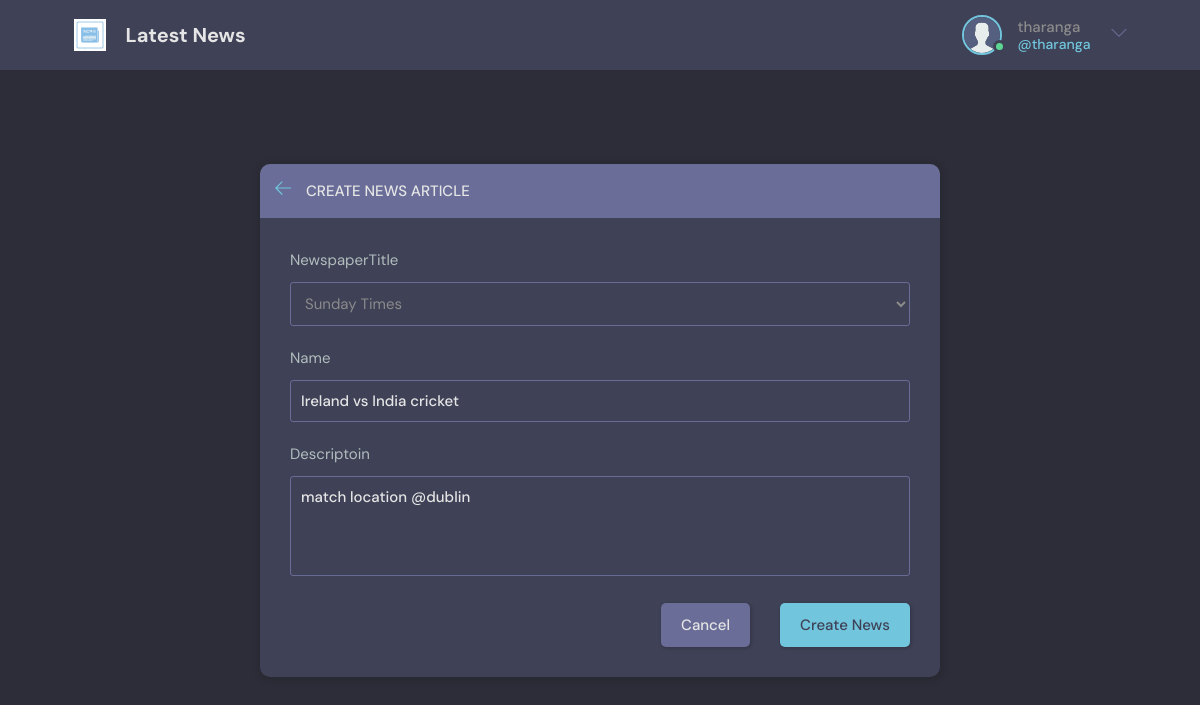
The page /update-newspaper/6/ (signed in) on the database its author committed.
### base/models.py (models this page shows, shortened)
class NewsArtical(models.Model):
    newsAdmin = models.ForeignKey(User, on_delete=models.SET_NULL, null=True)
    newspaperTitle = models.ForeignKey(NewspaperTitle, on_delete=models.SET_NULL, null=True)
    name = models.CharField(max_length=100)
    descriptoin = models.TextField(null=True, blank=True)
    subscribers = models.ManyToManyField(
        User, related_name='subscribers', blank=True
    )
    updatedAt = models.DateTimeField(auto_now=True)
    createdAt = models.DateTimeField(auto_now_add=True)
    class Meta:
        ordering = ['-updatedAt']

### base/views.py (the view)
# urls.py: path('update-newspaper/<str:pk>/', views.newspaper_update, name="update-newspaper"),
@login_required(login_url="login")
def newspaper_update(request, pk):
    newspaper = NewsArtical.objects.get(id=pk)
    form = NewsPaperForm(instance=newspaper)
    if request.method == 'POST':
        form = NewsPaperForm(request.POST, instance=newspaper)
        if form.is_valid:
            form.save()
            return redirect('home')
    updateNewsPaper = {'form': form}
    return render(request, 'base/form_newspaper.html', updateNewsPaper)

### base/forms.py
class NewsPaperForm(ModelForm):
    class Meta:
        model = NewsArtical
        fields = '__all__'
        exclude = ['newsAdmin', 'subscribers']

### base/models.py (called while the page is built)
    def __str__(self):
        return self.name

### base/templates/base/form_newspaper.html (shortened to what this page needs)
{% extends 'main.html' %}
{% block content %}
  <main class="create-room layout">
    <div class="container">
      <div class="layout__box">
        <div class="layout__boxHeader">
          <div class="layout__boxTitle">
            <a href="{% url 'home' %}">
              <svg version="1.1" xmlns="http://www.w3.org/2000/svg" width="32" height="32" viewBox="0 0 32 32">
                <title>arrow-left</title>
                <path
                  d="M13.723 2.286l-13.723 13.714 13.719 13.714 1.616-1.611-10.96-10.96h27.625v-2.286h-27.625l10.965-10.965-1.616-1.607z">
                </path>
              </svg>
            </a>
            <h3>Create News Article</h3>
          </div>
        </div>
        <div class="layout__body">
          <form method="POST" class="form" action="#">
            {% for field in form %}
            <div class="form__group">
              <label for="room_name">{{ field.label}}</label>
              {{ field }}
            </div>
            {% endfor %}
            <div class="form__action">
              <a class="btn btn--dark" href="{% url 'home' %}">Cancel</a>
              <button class="btn btn--main" type="submit">Create News</button>
            </div>
          </form>
        </div>
      </div>
    </div>
  </main>
  {% endblock content %}

### templates/navbar.html (shortened to what this page needs)
{% load static %}
<header class="header header--loggedIn">
    <div class="container">
      <a href="{% url 'home'%}" class="header__logo">
        <img src="{% static 'images/newslogo.webp' %}" />
        <h1>Latest News</h1>
      </a>
      <nav class="header__menu">
        {% if request.user.is_authenticated %}
        <div class="header__user">
          <a href="{% url 'update-user' %}">
            <div class="avatar avatar--medium active">
              <img src="{% static 'images/avatar.svg' %}" />
            </div>
            <p>{{request.user.username}} <span>@{{request.user.username}}</span></p>
          </a>
          <button class="dropdown-button">
            <svg version="1.1" xmlns="http://www.w3.org/2000/svg" width="32" height="32" viewBox="0 0 32 32">
              <title>chevron-down</title>
              <path d="M16 21l-13-13h-3l16 16 16-16h-3l-13 13z"></path>
            </svg>
          </button>
        </div>
        {% else %}
        <a href="{% url 'login' %}">
          <img src="{% static 'images/user.svg' %}" />
          <p>Login</p>
        </a>
        {% endif %}
      </nav>
    </div>
  </header>

### static/css/style.css (style rules this page uses)
:root { --color-main: #71c6dd; --color-main-light: #e1f6fb; --color-dark: #3f4156; --color-dark-medium: #51546e; --color-dark-light: #696d97; --color-light: #e5e5e5; --color-gray: #8b8b8b; --color-light-gray: #b2bdbd; --color-bg: #2d2d39; --color-success: #5dd693; --color-error: #fc4b0b; }
* { font-family: "DM Sans", -apple-system, BlinkMacSystemFont, "Segoe UI", Roboto, Oxygen, Ubuntu, Cantarell, "Open Sans", "Helvetica Neue", sans-serif; margin: 0; padding: 0; box-sizing: border-box; text-rendering: optimizeLegibility; font-size: inherit; }
html { font-size: 56.25%; }
@media only screen and (min-width: 1200px) { html { font-size: 62.5%; } }
body { line-height: 1.6; font-weight: 400; font-size: 1.5rem; color: var(--color-light-gray); background-color: var(--color-bg); min-height: 100vh; }
img { width: 100%; }
a { display: inline-block; color: var(--color-main); text-decoration: none; }
.container { max-width: 120rem; width: 90%; margin: auto; }
.btn { background-color: transparent; border: none; display: inline-flex; align-items: center; gap: 1rem; cursor: pointer; transition: all ease-in-out 0.3s; padding: 1rem 2rem; border-radius: 5px; box-shadow: 1px 1px 3px 1px rgba(0, 0, 0, 0.15); font-weight: 500; }
.btn--main { background-color: var(--color-main); color: var(--color-dark); }
.btn--dark { background-color: var(--color-dark-light); color: var(--color-light); }
.avatar { position: relative; display: inline-block; border-radius: 50%; border: 2px solid var(--color-main); }
.avatar img { display: block; border-radius: 50%; object-fit: cover; object-position: center; }
.avatar::after { content: ""; display: block; position: absolute; background-color: var(--color-gray); z-index: 111; border-radius: 50%; border: 0.3rem solid var(--color-dark); }
.avatar.active::after { background-color: var(--color-success); }
.avatar.avatar--medium img { width: 3.6rem; height: 3.6rem; border-radius: 50%; }
.avatar.avatar--medium:after { width: 0.7rem; height: 0.7rem; bottom: 0px; right: -6px; }
.header { padding: 1.5rem; background-color: var(--color-dark); }
.header > .container { display: flex; gap: 9.5rem; }
.header__logo, .header__user { display: flex; gap: 2rem; align-items: center; }
.header__logo > img { height: 3.2rem; width: 3.2rem; }
.header__logo > h1 { font-weight: 700; font-size: 2rem; color: var(--color-light); }
.header__menu { margin-left: auto; position: relative; }
.header__menu a { display: flex; gap: 1.5rem; align-items: center; font-weight: 500; text-decoration: none; color: var(--color-gray); }
.header__menu img { height: 3.6rem; }
.header__menu p { line-height: 1.2; }
.header__menu span { color: var(--color-main); font-weight: 500; font-size: 1.4rem; display: block; }
.header__menu svg { width: 1.6rem; height: 1.6rem; fill: var(--color-dark-light); }
.dropdown-button { background: transparent; border: 0; outline: 0; cursor: pointer; }
.layout { margin-top: 2.4rem; }
.layout > .container { display: flex; justify-content: space-between; align-items: flex-start; }
.layout__box { width: 90%; max-width: 48rem; min-height: 40rem; position: absolute; top: 50%; left: 50%; transform: translate(-50%, -46%); background-color: var(--color-dark); border-radius: 1rem; box-shadow: 1px 1px 6px 3px rgba(0, 0, 0, 0.1); overflow: hidden; }
.layout__boxHeader { display: flex; padding: 1.5rem; background-color: var(--color-dark-light); }
.layout__boxTitle { display: flex; gap: 1.5rem; align-items: center; }
.layout__boxTitle h3 { text-transform: uppercase; font-weight: 500; color: var(--color-light); }
.layout__boxTitle svg { width: 1.6rem; height: 1.6rem; fill: var(--color-main); }
.layout__body { margin: 3rem; }
.form__group { margin-bottom: 2rem; width: 100%; }
.form__group label { display: block; font-size: 1.5rem; margin-bottom: 1rem; }
.form__group input, .form__group textarea, .form__group select { background: transparent; border: 1px solid var(--color-dark-light); padding: 1rem; border-radius: 3px; width: 100%; color: var(--color-light); font-weight: 500; outline: none; }
.form__group textarea { background: transparent; height: 10rem; resize: none; }
.form__group select { color: var(--color-gray); font-weight: 400; }
.form__group select option { background-color: var(--color-dark-light); color: var(--color-light); padding: 0 10rem; }
.form__action { display: flex; justify-content: flex-end; gap: 3rem; }
.create-room.layout .layout__box { max-width: 68rem; }

### rows shown on the page
NewsArtical: form "Sunday Times" "Ireland vs India cricket" "match location @dublin"

### other values the page prints
{{ request.user.username }} "tharanga"
{{ field.label }} "NewspaperTitle" "Name" "Descriptoin"
